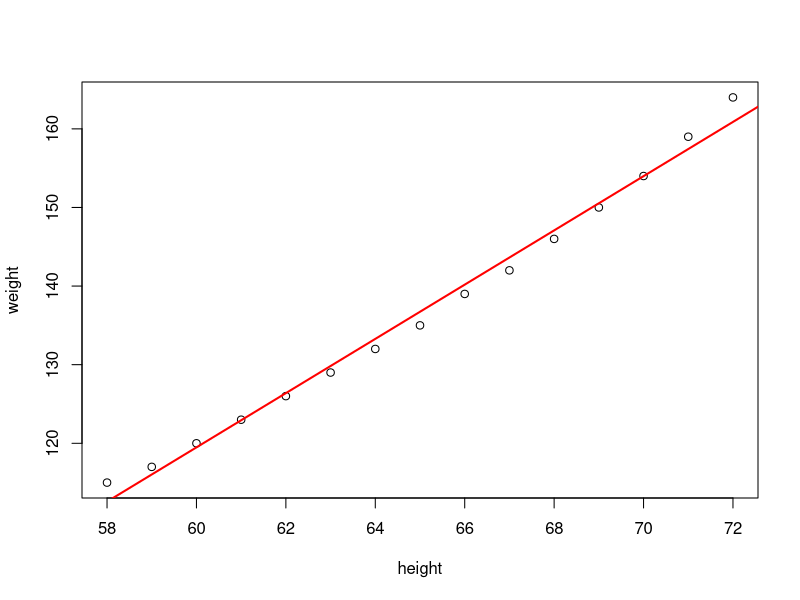
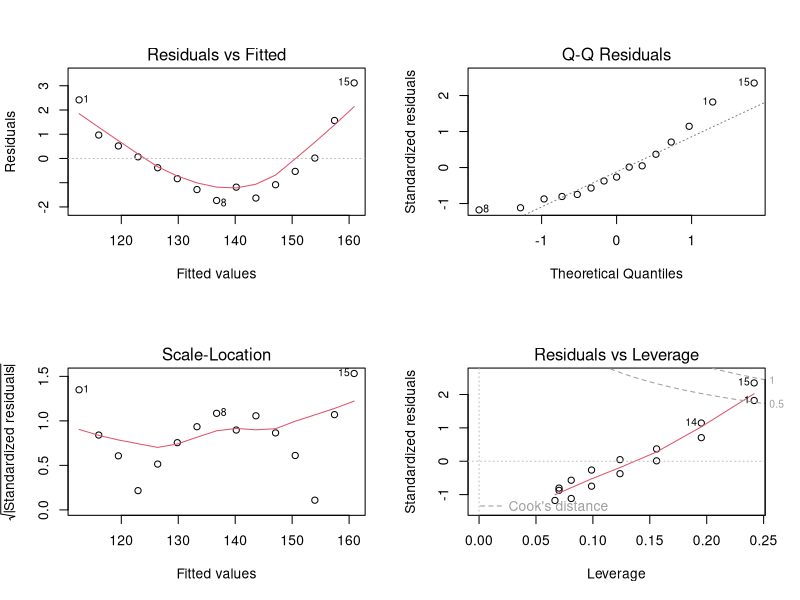
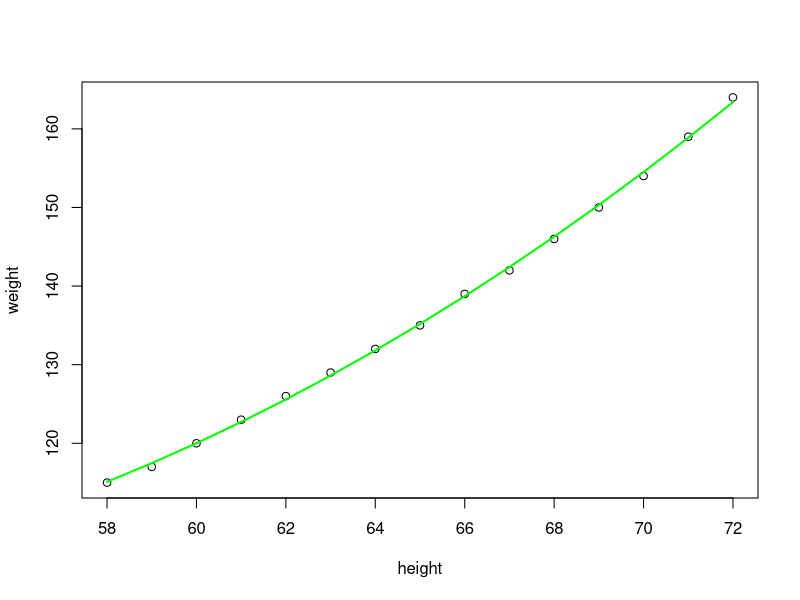
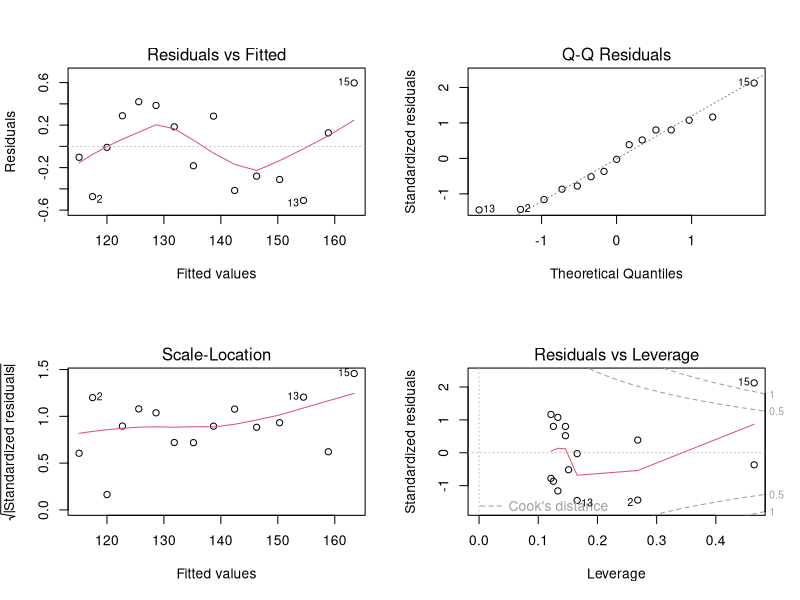
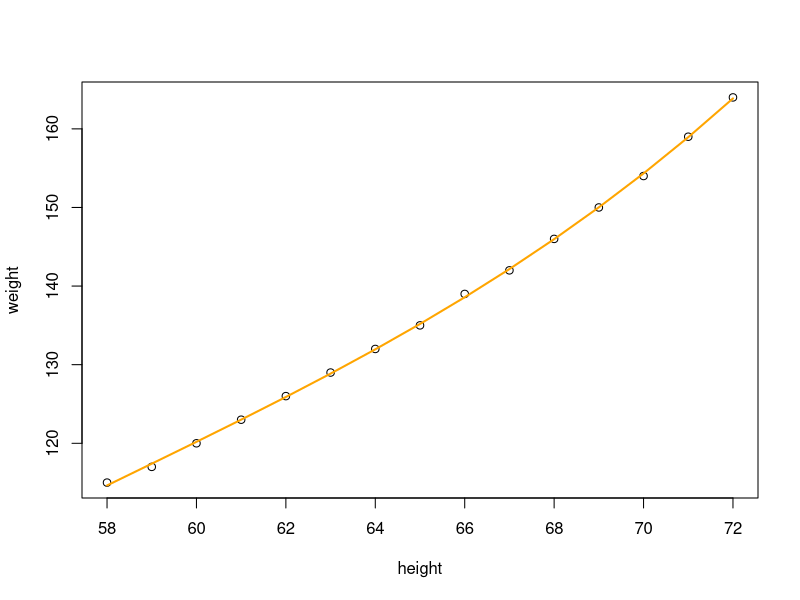
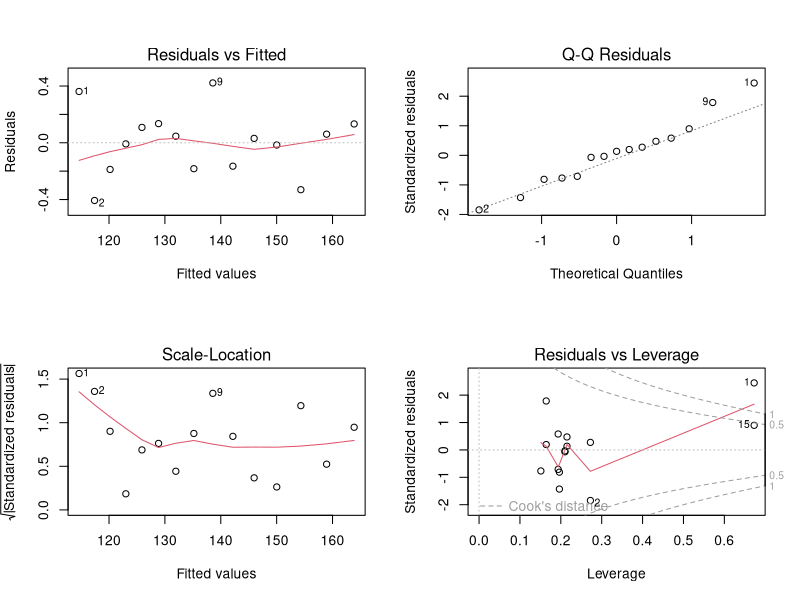

Generate these figures, in order, with R:
# Polynomial Regression
women
View(women) # height(inch), weight(lbs)

# 신장에 따른 몸무게
plot(weight~height, data=women)
fit <- lm(weight~height, data=women)
abline(fit, col="red", lwd=2)

summary(fit)
cor.test(women$weight, women$height)

par(mfrow=c(2,2))
plot(fit) # 정규성(2-x), 독립성, 선형성(1-x), 등분산성(3-o)
par(mfrow=c(1,1))

fit2 <- lm(weight~height + I(height^2), data=women)
plot(weight~height, data=women)
lines(women$height, fitted(fit2), col="green", lwd=2)

summary(fit2)
par(mfrow=c(2,2))
plot(fit2) # 정규성(2-o), 독립성, 선형성(1-o), 등분산성(3-o)
par(mfrow=c(1,1))

fit3 <- lm(weight~height + I(height^2) + I(height^3), data=women)
plot(weight~height, data=women)
lines(women$height, fitted(fit3), col="orange", lwd=2)

summary(fit3)
par(mfrow=c(2,2))
plot(fit3) # 정규성(2-x), 독립성, 선형성(1-o), 등분산성(3-o)
par(mfrow=c(1,1))

AIC(fit2)
AIC(fit3)
